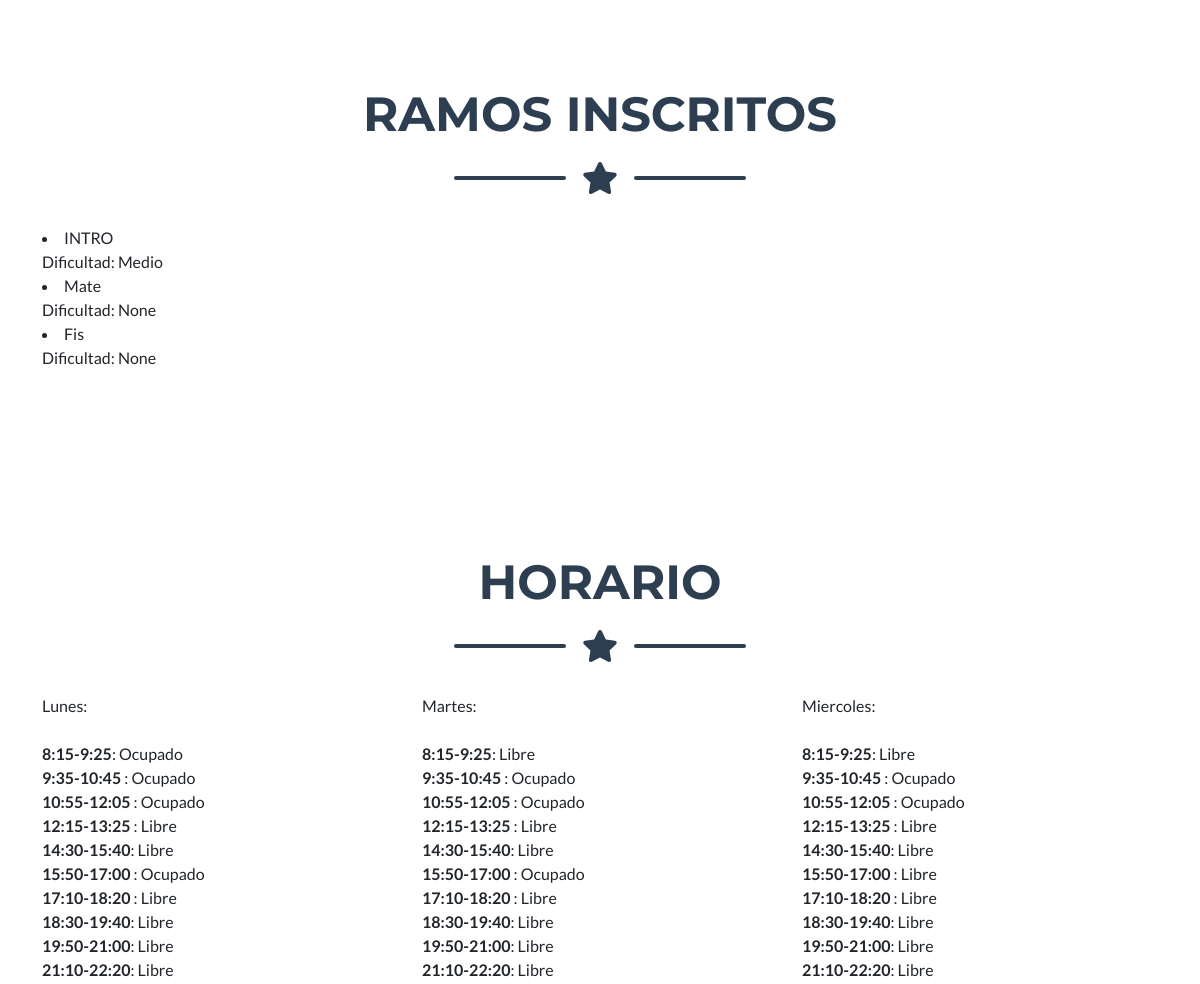
The app's page /home/ (signed in, middle part), older data.
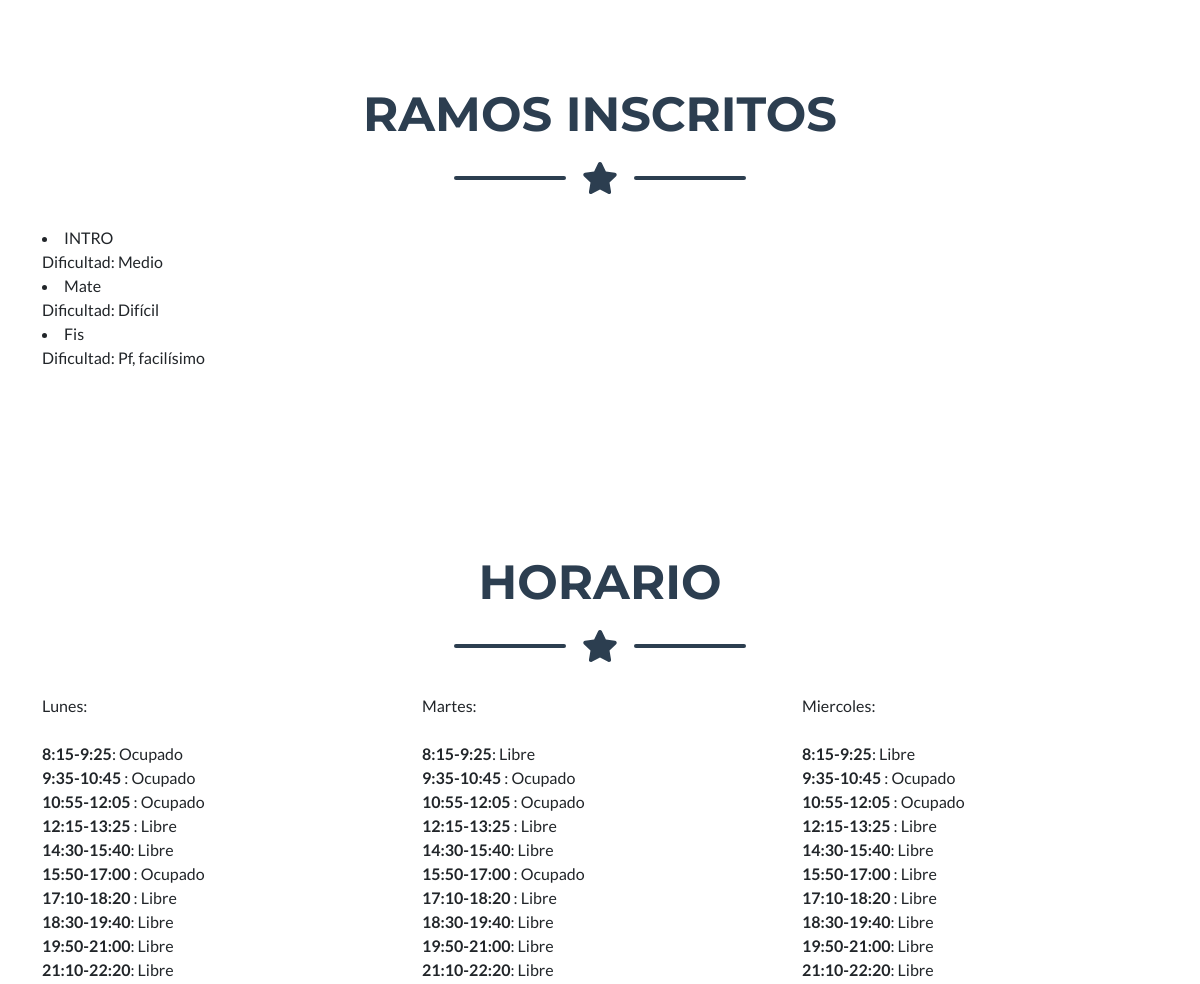
The same page, newer data.
### Test/models.py (models this page shows, shortened)
class Ramo(models.Model):
    DIFF=[
      ('Pf, facilísimo', 'Pf, facilísimo'),
      ('Fácil', 'Fácil'),
      ('Medio', 'Medio'),
      ('Difícil', 'Difícil'),
      ('Muy difícil', 'Muy difícil')
    ]
    user=models.ForeignKey(User, on_delete=models.CASCADE, related_name='Ramos', null=True)
    ramo = models.CharField(max_length=40)
    dificultad = models.CharField(max_length=40,choices=DIFF,null=True)

class Horario(models.Model):
    DISP=[
    ('Ocupado', 'Ocuapado'),
    ('Libre','Libre'),
    ('Estudiar','Estudiar')
    ]
    user=models.ForeignKey(User, on_delete=models.CASCADE, related_name='horario', null=True)
    day = models.CharField(max_length=20)
    b1 = models.CharField(max_length=20, choices=DISP, default='Libre',verbose_name = '8:15-9:25')
    b2 = models.CharField(max_length=20, choices=DISP, default='Libre',verbose_name = '9:35-10:45')
    b3 = models.CharField(max_length=20, choices=DISP, default='Libre',verbose_name = '10:55-12:05')
    b4 = models.CharField(max_length=20, choices=DISP, default='Libre',verbose_name = '12:15-13:25')
    b5 = models.CharField(max_length=20, choices=DISP, default='Libre',verbose_name = '14:30-15:40')
    b6 = models.CharField(max_length=20, choices=DISP, default='Libre',verbose_name = '15:50-17:00')
    b7 = models.CharField(max_length=20, choices=DISP, default='Libre',verbose_name = '17:10-18:20')
    b8 = models.CharField(max_length=20, choices=DISP, default='Libre',verbose_name = '18:30-19:40')
    b9 = models.CharField(max_length=20, choices=DISP, default='Libre',verbose_name = '19:50-21:00')
    b10 = models.CharField(max_length=20, choices=DISP, default='Libre',verbose_name = '21:10-22:20')

### perfiles/views.py (the view)
# urls.py: 2. Add a URL to urlpatterns:  path('', views.home, name='home')
def home(request):
   ac = conacc[contador.objects.get(name='acceso').valor]
   ca = concar[contador.objects.get(name='careta').valor]
   ve = conver[contador.objects.get(name='vesto').valor]
   accesorios = Accesorios.objects.get(id=ac)
   caras = Caras.objects.get(id=ca)
   vestuario = Vestuario.objects.get(id=ve)
   user = request.user
   ramos = Ramo.objects.all().filter(user=user).order_by('id')
   horario = Horario.objects.all().filter(user=user)
   context = {'user':user,'ramos':ramos,'horario':horario,'accesorios':accesorios, 'caras':caras, 'vestuario':vestuario}
   return render(request, 'perfiles/home.html',context)

### perfiles/templates/perfiles/home.html (shortened to what this page needs)
{% extends 'perfiles/base.html' %}
{% load static %}
{% block content %}
<section class="page-section portfolio" id="portfolio">
    <div class="container">
        <h2 class="page-section-heading text-center text-uppercase text-secondary mb-0">Ramos inscritos</h2>
        <div class="divider-custom">
            <div class="divider-custom-line"></div>
            <div class="divider-custom-icon"><i class="fas fa-star"></i></div>
            <div class="divider-custom-line"></div>
        </div>
        <div class="row justify-content-center">
            {% for ramo in ramos%}
            <li>
                {{ramo.ramo}}  <br>
                Dificultad: {{ramo.dificultad}}
            </li>
            {% endfor %}
        </div>
    </div>
</section>
<section class="page-section portfolio" id="horario">
    <div class="container">
        <h2 class="page-section-heading text-center text-uppercase text-secondary mb-0">Horario</h2>
        <div class="divider-custom">
            <div class="divider-custom-line"></div>
            <div class="divider-custom-icon"><i class="fas fa-star"></i></div>
            <div class="divider-custom-line"></div>
        </div>
        <div class="row justify-content-center">
            {% for dia in horario%}
                <div class="col-md-6 col-lg-4 mb-5">
                    {{dia.day}}: <br><br>
                    <strong>8:15-9:25</strong>: {{dia.b1}} <br>
                    <strong>9:35-10:45</strong> : {{dia.b2}} <br>
                    <strong> 10:55-12:05 </strong>: {{dia.b3}} <br>
                    <strong>12:15-13:25</strong> : {{dia.b4}} <br>
                    <strong> 14:30-15:40</strong>: {{dia.b5}} <br>
                    <strong>15:50-17:00</strong> : {{dia.b6}} <br>
                    <strong>17:10-18:20</strong> : {{dia.b7}} <br>
                    <strong> 18:30-19:40</strong>: {{dia.b8}} <br>
                    <strong> 19:50-21:00</strong>: {{dia.b9}} <br>
                    <strong> 21:10-22:20</strong>: {{dia.b10}} <br>
                </div>
            {% endfor%}
        </div>
    </div>
</section>
{% endblock %}

### perfiles/templates/perfiles/base.html (shortened to what this page needs)
{% load static %}
<!DOCTYPE html>
<html lang="en">
<head>
    <link rel="stylesheet" type="text/css" href="{% static 'css/styles.css' %}">
</head>
<body id="page-top">
    {% block content %}
    {% endblock %}
</body>
</html>

Row changes from the older to the newer data that the page shows:
changed Ramo "Mate": dificultad "None" → "Difícil"
changed Ramo "Fis": dificultad "None" → "Pf, facilísimo"
